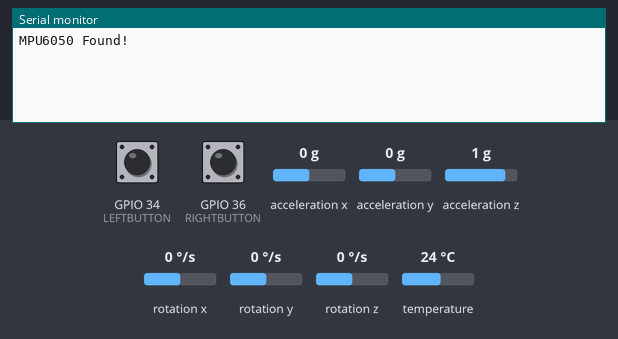
Simulated run of this sketch. Board: ESP32. Shown: the last lines printed to the serial monitor. Inputs (shaded band) come from the test bench; at power-on: GPIO 34 (LEFTBUTTON) HIGH, GPIO 36 (RIGHTBUTTON) HIGH, acceleration x 0 g, acceleration y 0 g, acceleration z 1 g, rotation x 0 °/s, rotation y 0 °/s, rotation z 0 °/s, temperature 24 °C. USB keyboard and mouse output is not drawn.

Above: at 2.2 s.
2.3 s: GPIO 34 (LEFTBUTTON) pulled LOW for 3.2 s
At 5.8 s:
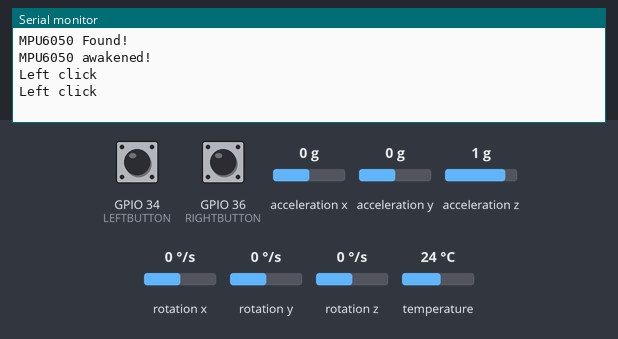
7.0 s: GPIO 36 (RIGHTBUTTON) pulled LOW for 0.15 s
At 8.3 s:
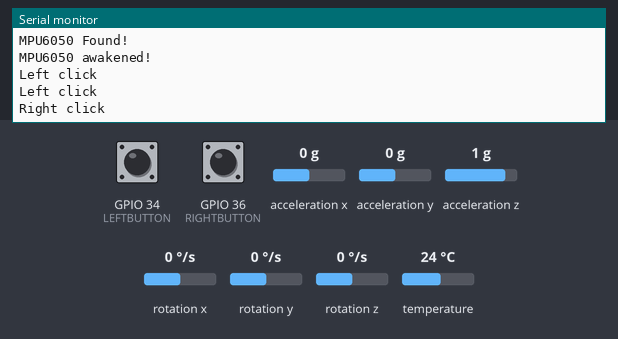

The sketch:

BLE_Mouse.ino
```cpp
#include <BleMouse.h>
#include <Adafruit_MPU6050.h>

#define LEFTBUTTON 34
#define RIGHTBUTTON 36
#define SPEED 10

Adafruit_MPU6050 mpu;
BleMouse bleMouse;

bool sleepMPU = true;
long mpuDelayMillis;

void setup() {
  Serial.begin(115200);

  pinMode(LEFTBUTTON, INPUT_PULLUP);
  pinMode(RIGHTBUTTON, INPUT_PULLUP);

  bleMouse.begin();

  delay(1000);
  // Try to initialize MPU!
  if (!mpu.begin()) {
    Serial.println("Failed to find MPU6050 chip");
    while (1) {
      delay(10);
    }
  }
  Serial.println("MPU6050 Found!");

  //Sleep MPU library till Bluetooth is connected as it seems to interrupt connection
  mpu.enableSleep(sleepMPU);
}

void loop() {
  if (bleMouse.isConnected()) {
    if (sleepMPU) {
      delay(3000);
      Serial.println("MPU6050 awakened!");
      sleepMPU = false;
      mpu.enableSleep(sleepMPU);
      delay(500);
    }

    sensors_event_t a, g, temp;
    mpu.getEvent(&a, &g, &temp);

    // Depending on how you connected the MPU6050
    // You might need to swap these axeses or make them positive or negative
    bleMouse.move(g.gyro.z * -SPEED, g.gyro.x * -SPEED);

    if (!digitalRead(LEFTBUTTON)) {
      Serial.println("Left click");
      bleMouse.click(MOUSE_LEFT);
      delay(500);
    }

    if (!digitalRead(RIGHTBUTTON)) {
      Serial.println("Right click");
      bleMouse.click(MOUSE_RIGHT);
      delay(500);
    }
  }
}
```

Measured:
- after the input at 2.3 s, the serial monitor: prints a new line after 2.2 s (image 1)
- after the input at 7.0 s, the serial monitor: prints a new line at once (image 2)
